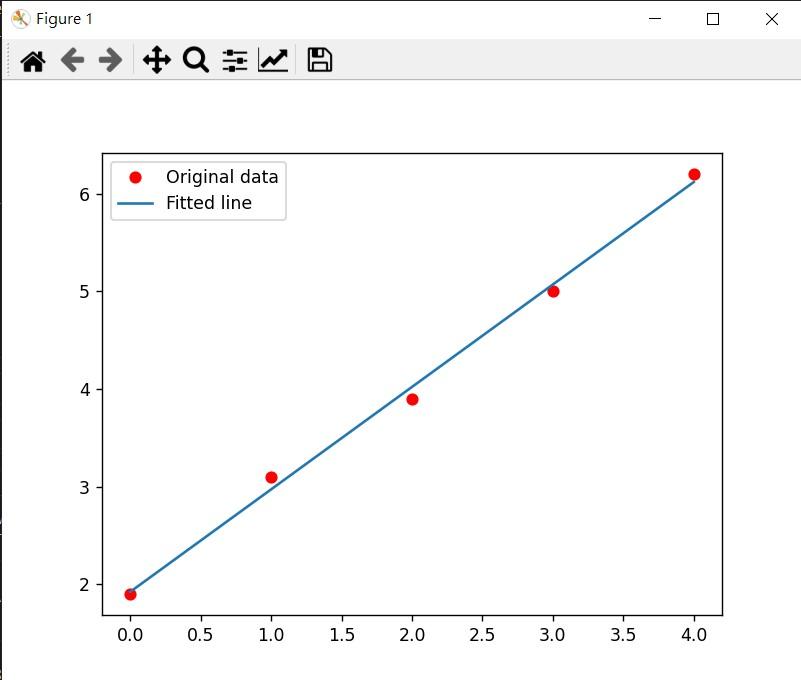

Generate this figure with Python:
import matplotlib.pyplot as plt
import numpy as np

# 題目給定的(x, y)座標
x = np.array([0, 1, 2, 3, 4], dtype=np.float32)
y = np.array([1.9, 3.1, 3.9, 5.0, 6.2], dtype=np.float32)

# 預測線性回歸的值, y = a + bx 
def predict(a, b,  xt):
	return a + b * xt

# 計算均方差
def MSE(a, b, x, y):
	total = 0
	for i in range(len(x)):
		total += (y[i]-predict(a,b, x[i]))**2
	return total

# 均方差計算的損失
def loss(a, b):
	return MSE(a, b, x, y)

# p = [0.0, 0.0]
# plearn = optimize(loss, p, max_loops=3000, dump_period=1)
# 嘗試在四個方向上更新 p[0], p[1], 如果新位置的損失更小就移動到新位置
def optimize():
    # 請修改這個函數，自動找出讓 loss 最小的 p 
    p = [0.0, 0.0]
    h = 0.001
    
    while (True):
        if (loss(p[0] + h, p[1]) < loss(p[0], p[1])):
            p[0] = p[0] + h
        elif (loss(p[0] - h, p[1]) < loss(p[0], p[1])):
            p[0] = p[0] - h
        elif (loss(p[0], p[1] + h) < loss(p[0], p[1])):
            p[1] = p[1] + h
        elif (loss(p[0], p[1] - h) < loss(p[0], p[1])):
            p[1] = p[1] - h
        else:
            break
    return p
    # p = [2,1]  這個值目前是手動填的，請改為自動尋找。(即使改了 x,y 仍然能找到最適合的回歸線)
    # p = [3,2] # 這個值目前是手動填的，請改為自動尋找。(即使改了 x,y 仍然能找到最適合的回歸線)
    
    # return p

p = optimize()

# Plot the graph
y_predicted = list(map(lambda t: p[0]+p[1]*t, x))
print('y_predicted=', y_predicted)
plt.plot(x, y, 'ro', label='Original data')
plt.plot(x, y_predicted, label='Fitted line')
plt.legend()
plt.show()
